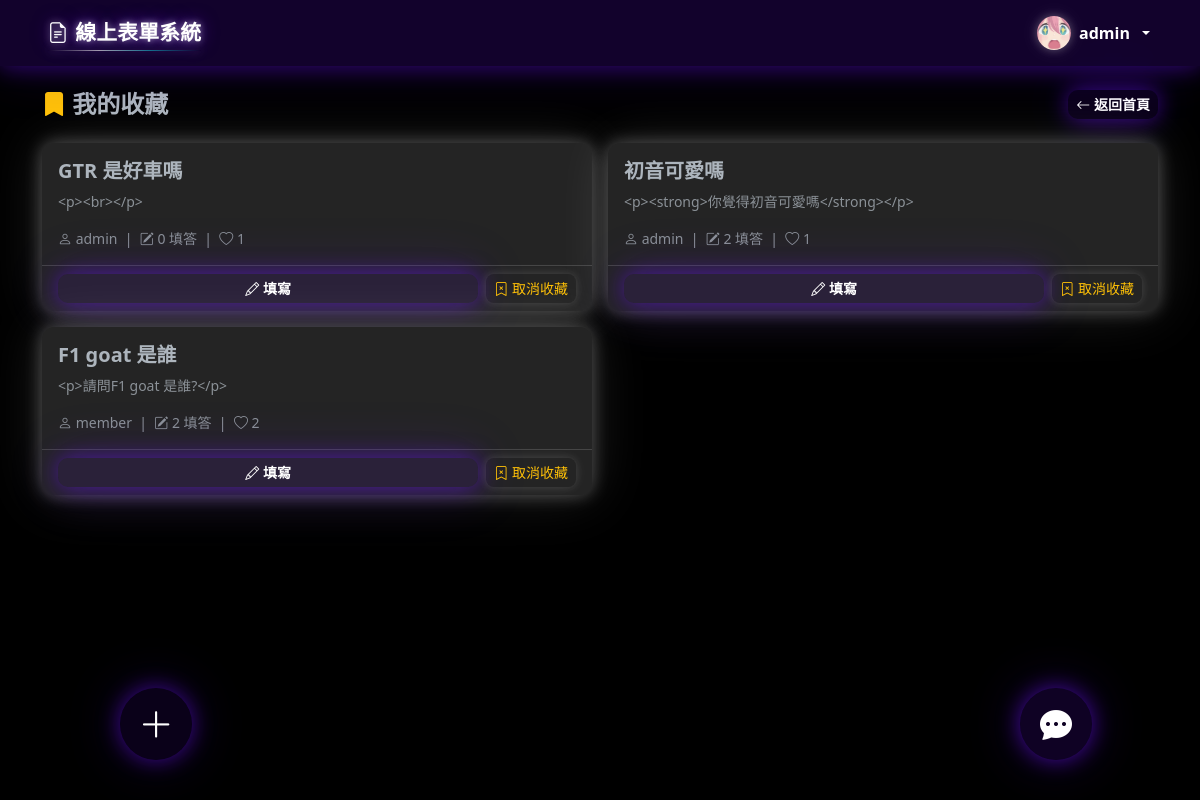
The app's page /member/bookmarks.php (signed in) with its own data.
### tables this page shows
CREATE TABLE `users` (
  `id` int(11) NOT NULL AUTO_INCREMENT,
  `username` varchar(50) NOT NULL,
  `password` varchar(255) NOT NULL,
  `email` varchar(100) NOT NULL,
  `role` enum('admin','member') DEFAULT 'member',
  `group_id` int(11) DEFAULT NULL,
  `avatar` varchar(255) DEFAULT NULL,
  `profile_bg` varchar(255) DEFAULT NULL,
  `created_at` timestamp NOT NULL DEFAULT current_timestamp(),
  `bio` text DEFAULT NULL,
  `profile_bg_ratio` tinyint(4) NOT NULL DEFAULT 7,
  PRIMARY KEY (`id`),
  UNIQUE KEY `username` (`username`),
  UNIQUE KEY `email` (`email`),
  KEY `group_id` (`group_id`),
  CONSTRAINT `users_ibfk_1` FOREIGN KEY (`group_id`) REFERENCES `groups` (`id`) ON DELETE SET NULL
);

CREATE TABLE `forms` (
  `id` int(11) NOT NULL AUTO_INCREMENT,
  `user_id` int(11) NOT NULL,
  `title` varchar(255) NOT NULL,
  `description` text DEFAULT NULL,
  `cover_image` varchar(255) DEFAULT NULL,
  `target_group` int(11) DEFAULT NULL,
  `start_date` datetime DEFAULT NULL,
  `end_date` datetime DEFAULT NULL,
  `allow_multiple` tinyint(1) DEFAULT 0,
  `is_published` tinyint(1) DEFAULT 0,
  `created_at` timestamp NOT NULL DEFAULT current_timestamp(),
  `updated_at` timestamp NULL DEFAULT NULL,
  `show_stats` tinyint(1) DEFAULT 1,
  `anonymous_responses` tinyint(1) DEFAULT 0,
  `show_on_index` tinyint(1) NOT NULL DEFAULT 1,
  `response_scope` enum('all_members','club_members') NOT NULL DEFAULT 'all_members',
  `club_id` int(11) DEFAULT NULL,
  PRIMARY KEY (`id`),
  KEY `user_id` (`user_id`),
  KEY `target_group` (`target_group`),
  CONSTRAINT `forms_ibfk_1` FOREIGN KEY (`user_id`) REFERENCES `users` (`id`) ON DELETE CASCADE,
  CONSTRAINT `forms_ibfk_2` FOREIGN KEY (`target_group`) REFERENCES `groups` (`id`) ON DELETE SET NULL
);

### config/session.php (called while the page is built, shortened)
<?php
function isLoggedIn() {
    return isset($_SESSION['user_id']);
}
function assetUrl($path) {
    if (strpos($path, '/uploads/') === 0) {
        return APP_BASE . $path;
    }
    return $path;
}

### member/bookmarks.php (the view, shortened to what this page needs)
<?php
require_once '../config/session.php';
require_once '../config/db.php';
$user_id = $_SESSION['user_id'];
$now = date('Y-m-d H:i:s');
$stmt = mysqli_prepare($conn, "
    SELECT f.id, f.title, f.description, f.end_date, f.is_published,
           u.username AS author,
           fb.created_at AS bookmarked_at,
           COALESCE(fr.response_count, 0) AS response_count,
           COALESCE(fl.like_count, 0) AS like_count
    FROM form_bookmarks fb
    JOIN forms f ON fb.form_id = f.id
    JOIN users u ON f.user_id = u.id
    LEFT JOIN (SELECT form_id, COUNT(*) AS response_count FROM form_responses GROUP BY form_id) fr ON f.id = fr.form_id
    LEFT JOIN (SELECT form_id, COUNT(*) AS like_count FROM form_likes GROUP BY form_id) fl ON f.id = fl.form_id
    WHERE fb.user_id = ?
    ORDER BY fb.created_at DESC
");
mysqli_stmt_bind_param($stmt, 'i', $user_id);
mysqli_stmt_execute($stmt);
$forms = mysqli_stmt_get_result($stmt);
require_once '../config/header.php';
?>
<div class="d-flex justify-content-between align-items-center mb-4">
    <h4 class="fw-bold mb-0"><i class="bi bi-bookmark-fill text-warning"></i> 我的收藏</h4>
    <a href="<?= REL_BASE ?>index.php" class="btn btn-glow-primary btn-sm">
        <i class="bi bi-arrow-left"></i> 返回首頁
    </a>
</div>
<?php if (mysqli_num_rows($forms) === 0): ?>
    <div class="text-center py-5 text-muted">
        <i class="bi bi-bookmark" style="font-size:3rem;"></i>
        <p class="mt-3">尚未收藏任何表單</p>
        <a href="<?= REL_BASE ?>index.php" class="btn btn-glow-primary btn-sm">去探索表單</a>
    </div>
<?php else: ?>
    <div class="row g-3">
        <?php while ($form = mysqli_fetch_assoc($forms)): ?>
        <div class="col-md-6">
            <div class="card h-100">
                <div class="card-body">
                    <h5 class="fw-bold"><?= htmlspecialchars($form['title']) ?></h5>
                    <?php if ($form['description']): ?>
                        <p class="text-muted small"><?= htmlspecialchars(mb_substr($form['description'], 0, 80)) ?><?= mb_strlen($form['description']) > 80 ? '...' : '' ?></p>
                    <?php endif; ?>
                    <div class="text-muted small">
                        <i class="bi bi-person"></i> <?= htmlspecialchars($form['author']) ?>
                        &nbsp;|&nbsp;
                        <i class="bi bi-pencil-square"></i> <?= $form['response_count'] ?> 填答
                        &nbsp;|&nbsp;
                        <i class="bi bi-heart"></i> <?= $form['like_count'] ?>
                    </div>
                </div>
                <div class="card-footer bg-transparent d-flex gap-2">
                    <?php if ($form['is_published'] && (!$form['end_date'] || $form['end_date'] >= $now)): ?>
                    <a href="<?= REL_BASE ?>form_view.php?id=<?= $form['id'] ?>" class="btn btn-glow-primary btn-sm flex-grow-1">
                        <i class="bi bi-pencil"></i> 填寫
                    </a>
                    <?php endif; ?>
                    <button class="btn btn-outline-warning btn-sm btn-remove-bookmark" data-id="<?= $form['id'] ?>">
                        <i class="bi bi-bookmark-x"></i> 取消收藏
                    </button>
                </div>
            </div>
        </div>
        <?php endwhile; ?>
    </div>
<?php endif; ?>
<?php require_once '../config/footer.php'; ?>

### config/header.php (shortened to what this page needs)
<?php
require_once __DIR__ . '/session.php';
?>
<!DOCTYPE html>
<html lang="zh-TW" id="html-root">
<head>
    <link rel="stylesheet" href="https://cdn.jsdelivr.net/npm/bootstrap@5.3.0/dist/css/bootstrap.min.css">
    <link rel="stylesheet" href="https://cdn.jsdelivr.net/npm/bootstrap-icons@1.10.5/font/bootstrap-icons.css">
    <link rel="stylesheet" href="<?= REL_BASE ?>css/style.css?v=<?= filemtime($_SERVER['DOCUMENT_ROOT'] . APP_BASE . '/css/style.css') ?>">
    <link rel="stylesheet" href="https://cdn.quilljs.com/1.3.7/quill.snow.css">
</head>
<body>
<nav class="navbar navbar-expand-lg navbar-dark bg-primary sticky-top">
    <div class="container">
        <a class="navbar-brand site-brand-neon fw-bold" href="<?= REL_BASE ?>index.php">
            <i class="bi bi-file-earmark-text"></i> 線上表單系統
        </a>
        <div class="collapse navbar-collapse" id="navbarNav">
            <ul class="navbar-nav align-items-center">
                <?php if (isLoggedIn()):
                    $uid = $_SESSION['user_id'];
                    $nav_avatar = null;
                    if (isset($conn)) {
                        $nav_row = mysqli_fetch_assoc(mysqli_query($conn, "SELECT avatar FROM users WHERE id = $uid"));
                        $nav_avatar = $nav_row['avatar'] ?? null;
                    }
                ?>
                <li class="nav-item dropdown">
                    <a class="nav-link dropdown-toggle d-flex align-items-center gap-2 py-2" href="#" data-bs-toggle="dropdown" data-bs-auto-close="outside">
                        <?php if (!empty($nav_avatar)): ?>
                            <img src="<?= htmlspecialchars(assetUrl($nav_avatar)) ?>" class="site-avatar"
                                 style="width:34px;height:34px;border-radius:50%;object-fit:cover;" alt="">
                        <?php endif; ?>
                        <span class="fw-semibold" style="font-size:1rem;"><?= htmlspecialchars($_SESSION['username']) ?></span>
                    </a>
                </li>
                <?php endif; ?>
            </ul>
        </div>
    </div>
</nav>
<div class="container mt-4">

### css/style.css (style rules this page uses)
:root { --glow-bg-alpha: 0.10; --glow-near-px: 22px; --glow-near-alpha: 0.55; --glow-far-px: 55px; --glow-far-alpha: 0.22; --glow-hover-near-px: 30px; --glow-hover-near-alpha: 0.78; --glow-hover-far-px: 70px; --glow-hover-far-alpha: 0.35; --glow-card-dark-near-px: 18px; --glow-card-dark-near-alpha: 0.30; --glow-card-dark-far-alpha: 0.13; --glow-sm-near-px: 10px; --glow-sm-near-alpha: 0.55; --glow-sm-far-px: 22px; --glow-sm-far-alpha: 0.22; --glow-white-near-px: 10px; --glow-white-near-alpha: 0.22; --glow-white-far-px: 28px; --glow-white-far-alpha: 0.09; --glow-white-hover-near-px: 16px; --glow-white-hover-near-alpha: 0.35; --glow-white-hover-far-px: 40px; --glow-white-hover-far-alpha: 0.14; }
body { background-color: var(--bs-body-bg, #f8f9fa); }
.navbar-brand { font-size: 1.3rem; }
.site-brand-neon { position: relative; display: inline-flex; align-items: center; gap: .42rem; padding: .2rem .35rem; border-radius: 8px; letter-spacing: .01em; text-shadow: 0 0 7px rgba(255, 255, 255, .58), 0 0 18px rgba(var(--bs-primary-rgb, 13,110,253), .62); transition: text-shadow .18s ease, filter .18s ease, transform .18s ease; }
.site-brand-neon::after { content: ""; position: absolute; left: .35rem; right: .35rem; bottom: .08rem; height: 1px; background: linear-gradient(90deg, transparent, rgba(255, 255, 255, .82), rgba(23, 190, 207, .78), transparent); box-shadow: 0 0 8px rgba(255, 255, 255, .45), 0 0 16px rgba(var(--bs-primary-rgb, 13,110,253), .56); opacity: .74; }
.card { border: none; box-shadow: 0 6px 28px rgba(0,0,0,0.18), 0 2px 6px rgba(0,0,0,0.10); border-radius: 12px; background-color: #ffffff; }
.btn { border-radius: 8px; border: none !important; box-shadow: 0 2px 8px rgba(0,0,0,0.15), 0 1px 3px rgba(0,0,0,0.08); transition: box-shadow .2s ease, transform .15s ease; }
[data-bs-theme="dark"] .btn { box-shadow: 0 0 8px rgba(255,255,255,0.13), 0 0 20px rgba(255,255,255,0.05) !important; }
html[data-bs-theme="dark"], html[data-bs-theme="dark"] body { background-color: #000000 !important; --bs-body-bg: #000000; }
[data-bs-theme="dark"] .card:not([class*="bg-"]) { background-color: #242424 !important; border: none !important; box-shadow: 0 0 var(--glow-card-dark-near-px) rgba(255,255,255,var(--glow-card-dark-near-alpha)), 0 0 var(--glow-far-px) rgba(255,255,255,var(--glow-card-dark-far-alpha)) !important; }
.navbar.bg-primary { background: rgba(var(--bs-primary-rgb, 13,110,253), 0.18) !important; backdrop-filter: blur(14px); -webkit-backdrop-filter: blur(14px); box-shadow: 0 2px var(--glow-near-px) rgba(var(--bs-primary-rgb, 13,110,253), 0.40), 0 1px var(--glow-far-px) rgba(var(--bs-primary-rgb, 13,110,253), 0.18) !important; }
.navbar.bg-primary .nav-link, .navbar.bg-primary .navbar-brand { color: var(--bs-primary-nav-text, var(--bs-primary-text, #fff)) !important; }
.site-avatar { box-shadow: 0 2px 10px rgba(0,0,0,0.22), 0 0 6px rgba(0,0,0,0.10); transition: box-shadow .2s ease; }
[data-bs-theme="dark"] .site-avatar { box-shadow: 0 0 10px rgba(255,255,255,0.28), 0 0 22px rgba(255,255,255,0.10) !important; }
.btn.btn-glow-primary, .btn.btn-glow-green, .btn.btn-glow-red, .btn.btn-glow-cyan, .btn.btn-glow-amber, [data-bs-theme="dark"] .btn.btn-glow-primary, [data-bs-theme="dark"] .btn.btn-glow-green, [data-bs-theme="dark"] .btn.btn-glow-red, [data-bs-theme="dark"] .btn.btn-glow-cyan, [data-bs-theme="dark"] .btn.btn-glow-amber { color: #fff !important; border: none !important; border-radius: 10px; font-weight: 600; background: rgba(var(--glow-rgb), var(--glow-bg-alpha)) !important; box-shadow: 0 0 var(--glow-near-px) rgba(var(--glow-rgb), var(--glow-near-alpha)), 0 0 var(--glow-far-px) rgba(var(--glow-rgb), var(--glow-far-alpha)) !important; transition: transform .2s ease, box-shadow .2s ease; }
.btn.btn-glow-primary { --glow-rgb: var(--bs-primary-rgb, 13,110,253); }

### config/_card_anim.php (style rules this page uses)
.card { transition: transform 0.28s ease, box-shadow 0.28s ease; will-change: transform; }

### records on screen
users: avatar (picture)
forms: title "GTR 是好車嗎", description "<p><br></p>", user.username "admin", response_count "0", like_count "1"
forms: title "初音可愛嗎", description "<p><strong>你覺得初音可愛嗎</strong></p>", user.username "admin", response_count "2", like_count "1"
forms: title "F1 goat 是誰", description "<p>請問F1 goat 是誰?</p>", user.username "member", response_count "2", like_count "2"

### other values on screen
$_SESSION['username'] "admin"
